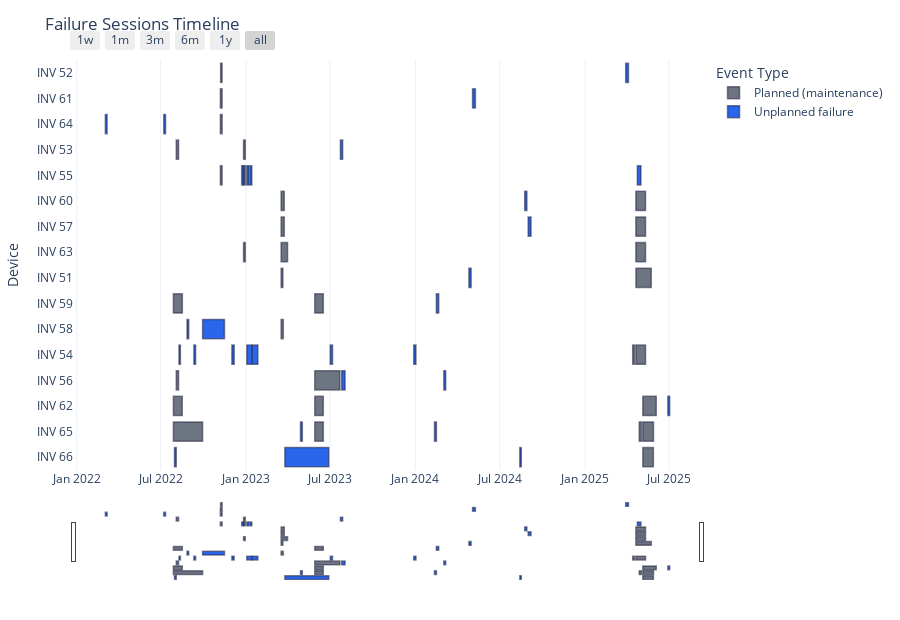

The notebook cell saved with this chart:
### Code cell
visualize_failure_timeline(failure_sessions)

### Figure 1 — Plotly figure (JSON) as saved in the notebook; plotly's stock layout.template omitted (floating-point values rounded to 4 significant figures; data arrays with more than 128 entries replaced by an {"elided": "..."} marker saying what was removed)
{"data": [{"alignmentgroup": "True", "base": ["2023-03-17T17:10:00", "2025-04-20T13:35:00", "2022-11-07T06:35:00", "2022-08-03T15:50:00", "2022-12-26T16:45:00", "2025-04-13T16:10:00", "2025-04-20T11:20:00", "2022-11-06T16:50:00", "2022-12-26T16:45:00", "2022-08-03T15:50:00", "2023-05-29T05:40:00", "2023-03-17T17:10:00", "2025-04-20T10:35:00", "2023-03-17T17:10:00", "2022-07-28T09:55:00", "2023-05-29T05:40:00", "2023-03-17T17:10:00", "2025-04-20T11:20:00", "2022-11-06T16:50:00", "2022-07-28T10:05:00", "2023-05-29T05:40:00", "2025-05-05T10:25:00", "2022-12-26T16:45:00", "2023-03-17T17:10:00", "2025-04-20T10:35:00", "2022-11-06T16:50:00", "2022-07-28T10:05:00", "2023-05-29T05:40:00", "2025-04-27T17:55:00", "2025-05-05T10:25:00", "2025-05-05T10:25:00"], "customdata": {"elided": "31x6 mixed values"}, "hovertemplate": "<b>%{y}</b><br>Session ID: %{customdata[0]}<br>Start: %{customdata[1]|%Y-%m-%d %H:%M}<br>End: %{customdata[2]|%Y-%m-%d %H:%M}<br>Duration (hrs): %{customdata[3]:.2f}<br>", "legendgroup": "Planned (maintenance)", "marker": {"color": "#6b7280", "line": {"color": "rgba(30,30,60,0.55)", "width": 1.5}, "pattern": {"shape": ""}}, "name": "Planned (maintenance)", "offsetgroup": "Planned (maintenance)", "opacity": 0.98, "orientation": "h", "showlegend": true, "textposition": "auto", "type": "bar", "x": [328200000, 2856300000, 271800000, 423900000, 318300000, 324000000, 1798500000, 323100000, 318000000, 423300000, 4681200000, 582900000, 1801200000, 402000000, 1667100000, 1585500000, 581100000, 1798500000, 324900000, 1651800000, 1586700000, 2507700000, 318300000, 1196700000, 1802400000, 325500000, 5436900000, 1586700000, 413100000, 1993500000, 1970700000], "xaxis": "x", "y": ["INV 51", "INV 51", "INV 52", "INV 53", "INV 53", "INV 54", "INV 54", "INV 55", "INV 55", "INV 56", "INV 56", "INV 57", "INV 57", "INV 58", "INV 59", "INV 59", "INV 60", "INV 60", "INV 61", "INV 62", "INV 62", "INV 62", "INV 63", "INV 63", "INV 63", "INV 64", "INV 65", "INV 65", "INV 65", "INV 65", "INV 66"], "yaxis": "y"}, {"alignmentgroup": "True", "base": ["2024-04-25T12:55:00", "2025-03-29T13:55:00", "2023-07-23T12:10:00", "2022-08-09T11:10:00", "2022-09-10T14:45:00", "2022-12-01T11:55:00", "2023-01-02T16:40:00", "2023-01-14T07:45:00", "2023-07-01T14:15:00", "2023-12-28T15:30:00", "2022-12-22T16:25:00", "2023-01-02T15:20:00", "2023-01-09T15:20:00", "2025-04-23T14:35:00", "2023-07-26T06:55:00", "2024-03-02T10:55:00", "2024-08-31T06:30:00", "2022-08-26T19:35:00", "2022-09-29T09:30:00", "2024-02-15T08:10:00", "2024-08-23T19:30:00", "2024-05-03T09:00:00", "2025-06-28T10:20:00", "2022-03-03T17:35:00", "2022-07-07T15:30:00", "2023-04-28T10:25:00", "2024-02-11T08:10:00", "2022-07-30T20:05:00", "2023-03-25T17:20:00", "2024-08-13T07:05:00"], "customdata": {"elided": "30x6 mixed values"}, "hovertemplate": "<b>%{y}</b><br>Session ID: %{customdata[0]}<br>Start: %{customdata[1]|%Y-%m-%d %H:%M}<br>End: %{customdata[2]|%Y-%m-%d %H:%M}<br>Duration (hrs): %{customdata[3]:.2f}<br>", "legendgroup": "Unplanned failure", "marker": {"color": "#2563eb", "line": {"color": "rgba(30,30,60,0.55)", "width": 1.5}, "pattern": {"shape": ""}}, "name": "Unplanned failure", "offsetgroup": "Unplanned failure", "opacity": 0.98, "orientation": "h", "showlegend": true, "textposition": "auto", "type": "bar", "x": [414300000, 513300000, 417300000, 261000000, 320400000, 427500000, 931200000, 1055400000, 422700000, 408900000, 324300000, 411600000, 333000000, 671400000, 626700000, 344100000, 535200000, 307800000, 4071300000, 439800000, 406200000, 532200000, 335700000, 324900000, 333600000, 343800000, 359100000, 321300000, 8181900000, 276600000], "xaxis": "x", "y": ["INV 51", "INV 52", "INV 53", "INV 54", "INV 54", "INV 54", "INV 54", "INV 54", "INV 54", "INV 54", "INV 55", "INV 55", "INV 55", "INV 55", "INV 56", "INV 56", "INV 57", "INV 58", "INV 58", "INV 59", "INV 60", "INV 61", "INV 62", "INV 64", "INV 64", "INV 65", "INV 65", "INV 66", "INV 66", "INV 66"], "yaxis": "y"}], "layout": {"bargap": 0.25, "barmode": "overlay", "height": 620, "legend": {"title": {"text": "Event Type"}, "tracegroupgap": 0}, "margin": {"b": 40, "l": 70, "r": 30, "t": 60}, "title": {"text": "Failure Sessions Timeline"}, "xaxis": {"anchor": "y", "domain": [0, 1], "rangeselector": {"buttons": [{"count": 7, "label": "1w", "step": "day", "stepmode": "backward"}, {"count": 1, "label": "1m", "step": "month", "stepmode": "backward"}, {"count": 3, "label": "3m", "step": "month", "stepmode": "backward"}, {"count": 6, "label": "6m", "step": "month", "stepmode": "backward"}, {"count": 1, "label": "1y", "step": "year", "stepmode": "backward"}, {"step": "all"}]}, "rangeslider": {"visible": true}, "showgrid": true, "type": "date"}, "yaxis": {"anchor": "x", "autorange": "reversed", "categoryarray": ["INV 52", "INV 61", "INV 64", "INV 53", "INV 55", "INV 60", "INV 57", "INV 63", "INV 51", "INV 59", "INV 58", "INV 54", "INV 56", "INV 62", "INV 65", "INV 66"], "categoryorder": "array", "domain": [0, 1], "title": {"text": "Device"}}}}
